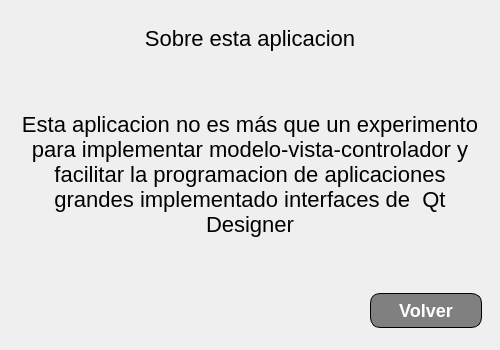
<?xml version="1.0" encoding="UTF-8"?>
<ui version="4.0">
 <class>MainWindow</class>
 <widget class="QMainWindow" name="MainWindow">
  <property name="geometry">
   <rect>
    <x>0</x>
    <y>0</y>
    <width>500</width>
    <height>350</height>
   </rect>
  </property>
  <property name="minimumSize">
   <size>
    <width>500</width>
    <height>350</height>
   </size>
  </property>
  <property name="maximumSize">
   <size>
    <width>500</width>
    <height>350</height>
   </size>
  </property>
  <property name="windowTitle">
   <string>MainWindow</string>
  </property>
  <property name="styleSheet">
   <string notr="true">/*
 *
 *  Simple Stylesheet inspired on Bootstrap for Qt Designer / Qt Creator 
 *  File: bootstylesheet.css
 *  Author: JuanLoaiza007
 *  Version: 1.1.0
 *
 */

/*  # Español
 *  Instrucciones para aplicar en Qt Designer / Qt Creator
 *  1. Busque la vista de Inspector de objetos &gt;&gt; Objeto &gt;&gt; &quot;MainWindow&quot;.
 *  2. Dale clic derecho a &quot;MainWindow&quot; y seleccione &quot;Cambiar HojaDeEstilos&quot; o algo similar.
 *  3. Pegue el contenido de este archivo ahí.
 *  4. De clic en Aplicar y Aceptar.
 *  5. Para aplicar los estilos seleccione un objeto, en el Editor de Propiedades agregue un Filtro tipo cadena de texto y nombrelo &quot;class&quot;.
 *  6. En el Editor de Propiedades habrá una seccion nueva llamada &quot;Propiedades dinámicas&quot; y una propiedad llamada &quot;class&quot;, en la casilla de la derecha aplique todos los estilos que desee, eg. &quot;btn btn-outline-primary br-4&quot;. 
 */

/*  # English
 *  Instructions to apply in Qt Designer / Qt Creator
 *  1. Keep an eye on the Object Inspector &gt;&gt; Object &gt;&gt; &quot;MainWindow&quot;.
 *  2. Right click on &quot;MainWindow&quot; and select &quot;Change StyleSheet&quot; or something similar.
 *  3. Paste the content of this file there.
 *  4. Click Apply and Accept.
 *  5. To apply the styles, select an object, in the Properties Editor add a Text String Filter and name it &quot;class&quot;.
 *  6. In the Property Editor there will be a new section called &quot;Dynamic Properties&quot; and a property called &quot;class&quot;, in the box on the right apply all the styles you want, eg. &quot;btn btn-outline-primary br-4&quot;. 
 */

QMainWindow {
  font-family: &quot;sans-serif&quot;;
}

QLabel {
  font-size: 22px;
}

QTextEdit {
  border: 1px solid;
}

/* Background colors */
.background-white {
  background-color: white;
}
.background-light {
  background-color: #f8f9fa;
}
.background-black {
  background-color: black;
}
.background-primary {
  background-color: #0d6efd;
}
.background-success {
  background-color: #198754;
}
.background-warning {
  background-color: #ffc720;
}
.background-danger {
  background-color: #dc3545;
}

/* Colors */
.color-white {
  color: white;
}
.color-light {
  color: #f8f9fa;
}
.color-black {
  color: black;
}
.color-primary {
  color: #0d6efd;
}
.color-success {
  color: #198754;
}
.color-warning {
  color: #ffc720;
}
.color-danger {
  color: #dc3545;
}

/* Buttons */
QPushButton {
  font-weight: 500;
  color: white;
  background-color: gray;
  padding: 6px 12px;
  font-size: 18px;
  border-radius: 10px;
  border: 1px solid;
}

.btn {
  font-weight: 500;
  color: white;
  background-color: gray;
  padding: 6px 12px;
  font-size: 18px;
  border-radius: 10px;
  border: 1px solid;
}

.btn-primary {
  color: #fff;
  background-color: #0d6efd;
  border-color: #0d6efd;
}
.btn-primary:hover {
  color: #fff;
  background-color: #0b5ed7;
  border-color: #0a58ca;
}

.btn-secondary {
  color: #fff;
  background-color: #6c757d;
  border-color: #6c757d;
}
.btn-secondary:hover {
  color: #fff;
  background-color: #5c636a;
  border-color: #565e64;
}

.btn-success {
  color: #fff;
  background-color: #198754;
  border-color: #198754;
}
.btn-success:hover {
  color: #fff;
  background-color: #157347;
  border-color: #146c43;
}

.btn-warning {
  color: #000;
  background-color: #ffc107;
  border-color: #ffc107;
}
.btn-warning:hover {
  color: #000;
  background-color: #ffca2c;
  border-color: #ffc720;
}

.btn-danger {
  color: #fff;
  background-color: #dc3545;
  border-color: #dc3545;
}
.btn-danger:hover {
  color: #fff;
  background-color: #bb2d3b;
  border-color: #b02a37;
}

.btn-light {
  color: #000;
  background-color: #f8f9fa;
  border-color: #f8f9fa;
}
.btn-light:hover {
  color: #000;
  background-color: #f9fafb;
  border-color: #f9fafb;
}

.btn-dark {
  color: #fff;
  background-color: #212529;
  border-color: #212529;
}
.btn-dark:hover {
  color: #fff;
  background-color: #1c1f23;
  border-color: #1a1e21;
}

.btn-outline-primary {
  background-color: white;
  color: #0d6efd;
  border-color: #0d6efd;
}
.btn-outline-primary:hover {
  color: #fff;
  background-color: #0d6efd;
  border-color: #0d6efd;
}

.btn-outline-secondary {
  background-color: white;
  color: #6c757d;
  border-color: #6c757d;
}
.btn-outline-secondary:hover {
  color: #fff;
  background-color: #6c757d;
  border-color: #6c757d;
}

.btn-outline-success {
  background-color: white;
  color: #198754;
  border-color: #198754;
}
.btn-outline-success:hover {
  color: #fff;
  background-color: #198754;
  border-color: #198754;
}

.btn-outline-info {
  background-color: white;
  color: #0dcaf0;
  border-color: #0dcaf0;
}
.btn-outline-info:hover {
  color: #000;
  background-color: #0dcaf0;
}

.btn-outline-warning {
  background-color: white;
  color: #ffc107;
  border-color: #ffc107;
}
.btn-outline-warning:hover {
  color: #000;
  background-color: #ffc107;
  border-color: #ffc107;
}

.btn-outline-danger {
  background-color: white;
  color: #dc3545;
  border-color: #dc3545;
}
.btn-outline-danger:hover {
  color: #fff;
  background-color: #dc3545;
  border-color: #dc3545;
}

.btn-outline-light {
  background-color: #41464b;
  color: #f8f9fa;
  border-color: #f8f9fa;
}
.btn-outline-light:hover {
  color: #000;
  background-color: #f8f9fa;
  border-color: #f8f9fa;
}

.btn-outline-dark {
  background-color: white;
  color: #212529;
  border-color: #212529;
}
.btn-outline-dark:hover {
  color: #fff;
  background-color: #212529;
  border-color: #212529;
}

.btn-link {
  background-color: white;
  font-weight: 400;
  color: #0d6efd;
  text-decoration: underline;
}
.btn-link:hover {
  color: #0a58ca;
}

/* Border styles */
.nb {
  border: 0px solid;
}

.bt-1 {
  border-top: 1px solid;
}
.bb-1 {
  border-bottom: 1px solid;
}
.bl-1 {
  border-left: 1px solid;
}
.br-1 {
  border-right: 1px solid;
}
.bt-2 {
  border-top: 2px solid;
}
.bb-2 {
  border-bottom: 2px solid;
}
.bl-2 {
  border-left: 2px solid;
}
.br-2 {
  border-right: 2px solid;
}
.bt-3 {
  border-top: 3px solid;
}
.bb-3 {
  border-bottom: 3px solid;
}
.bl-3 {
  border-left: 3px solid;
}
.br-3 {
  border-right: 3px solid;
}
.bt-4 {
  border-top: 4px solid;
}
.bb-4 {
  border-bottom: 4px solid;
}
.bl-4 {
  border-left: 4px solid;
}
.br-4 {
  border-right: 4px solid;
}

.br-1 {
  border-radius: 10px;
}

.br-2 {
  border-radius: 15px;
}

.br-3 {
  border-radius: 20px;
}

.br-4 {
  border-radius: 25px;
}

/* Title sizes */
.h1 {
  font-size: 42px;
}

.h2 {
  font-size: 36px;
}

.h3 {
  font-size: 32px;
}

.h4 {
  font-size: 28px;
}

.h5 {
  font-size: 22px;
}

.h6 {
  font-size: 18px;
}

/* Alerts */
.alert {
  border: 1px solid;
}

.alert-primary {
  color: #084298;
  background-color: #cfe2ff;
  border-color: #b6d4fe;
}
.alert-secondary {
  color: #41464b;
  background-color: #e2e3e5;
  border-color: #d3d6d8;
}
.alert-success {
  color: #0f5132;
  background-color: #d1e7dd;
  border-color: #badbcc;
}
.alert-info {
  color: #055160;
  background-color: #cff4fc;
  border-color: #b6effb;
}
.alert-warning {
  color: #664d03;
  background-color: #fff3cd;
  border-color: #ffecb5;
}
.alert-danger {
  color: #842029;
  background-color: #f8d7da;
  border-color: #f5c2c7;
}
.alert-light {
  color: #636464;
  background-color: #fefefe;
  border-color: #fdfdfe;
}
.alert-dark {
  color: #141619;
  background-color: #d3d3d4;
  border-color: #bcbebf;
}</string>
  </property>
  <widget class="QWidget" name="centralwidget">
   <property name="minimumSize">
    <size>
     <width>400</width>
     <height>270</height>
    </size>
   </property>
   <property name="styleSheet">
    <string notr="true"/>
   </property>
   <property name="class" stdset="0">
    <string>background-white</string>
   </property>
   <layout class="QVBoxLayout" name="verticalLayout">
    <item>
     <widget class="QFrame" name="frame_3">
      <property name="maximumSize">
       <size>
        <width>16777215</width>
        <height>59</height>
       </size>
      </property>
      <property name="frameShape">
       <enum>QFrame::NoFrame</enum>
      </property>
      <property name="frameShadow">
       <enum>QFrame::Raised</enum>
      </property>
      <layout class="QHBoxLayout" name="horizontalLayout">
       <item>
        <widget class="QLabel" name="lbl_titulo">
         <property name="text">
          <string>Sobre esta aplicacion</string>
         </property>
         <property name="alignment">
          <set>Qt::AlignCenter</set>
         </property>
         <property name="class" stdset="0">
          <string>h5 color-primary</string>
         </property>
        </widget>
       </item>
      </layout>
     </widget>
    </item>
    <item>
     <widget class="QFrame" name="frame_2">
      <property name="frameShape">
       <enum>QFrame::NoFrame</enum>
      </property>
      <property name="frameShadow">
       <enum>QFrame::Raised</enum>
      </property>
      <layout class="QGridLayout" name="gridLayout">
       <item row="0" column="0">
        <widget class="QLabel" name="lbl_cuerpo">
         <property name="text">
          <string>Esta aplicacion no es más que un experimento para implementar modelo-vista-controlador y facilitar la programacion de aplicaciones grandes implementado interfaces de  Qt Designer</string>
         </property>
         <property name="alignment">
          <set>Qt::AlignCenter</set>
         </property>
         <property name="wordWrap">
          <bool>true</bool>
         </property>
         <property name="class" stdset="0">
          <string>h5</string>
         </property>
        </widget>
       </item>
      </layout>
     </widget>
    </item>
    <item>
     <widget class="QFrame" name="frame">
      <property name="maximumSize">
       <size>
        <width>16777215</width>
        <height>60</height>
       </size>
      </property>
      <property name="frameShape">
       <enum>QFrame::NoFrame</enum>
      </property>
      <property name="frameShadow">
       <enum>QFrame::Raised</enum>
      </property>
      <layout class="QHBoxLayout" name="horizontalLayout_2">
       <property name="spacing">
        <number>0</number>
       </property>
       <property name="leftMargin">
        <number>0</number>
       </property>
       <property name="topMargin">
        <number>0</number>
       </property>
       <property name="rightMargin">
        <number>0</number>
       </property>
       <property name="bottomMargin">
        <number>0</number>
       </property>
       <item>
        <widget class="QFrame" name="frame_4">
         <property name="frameShape">
          <enum>QFrame::NoFrame</enum>
         </property>
         <property name="frameShadow">
          <enum>QFrame::Raised</enum>
         </property>
        </widget>
       </item>
       <item>
        <widget class="QFrame" name="frame_5">
         <property name="maximumSize">
          <size>
           <width>130</width>
           <height>16777215</height>
          </size>
         </property>
         <property name="frameShape">
          <enum>QFrame::NoFrame</enum>
         </property>
         <property name="frameShadow">
          <enum>QFrame::Raised</enum>
         </property>
         <layout class="QGridLayout" name="gridLayout_2">
          <item row="0" column="0">
           <widget class="QPushButton" name="btn_volver">
            <property name="text">
             <string>Volver</string>
            </property>
            <property name="class" stdset="0">
             <string>btn-primary</string>
            </property>
           </widget>
          </item>
         </layout>
        </widget>
       </item>
      </layout>
     </widget>
    </item>
   </layout>
  </widget>
 </widget>
 <resources/>
 <connections/>
</ui>
